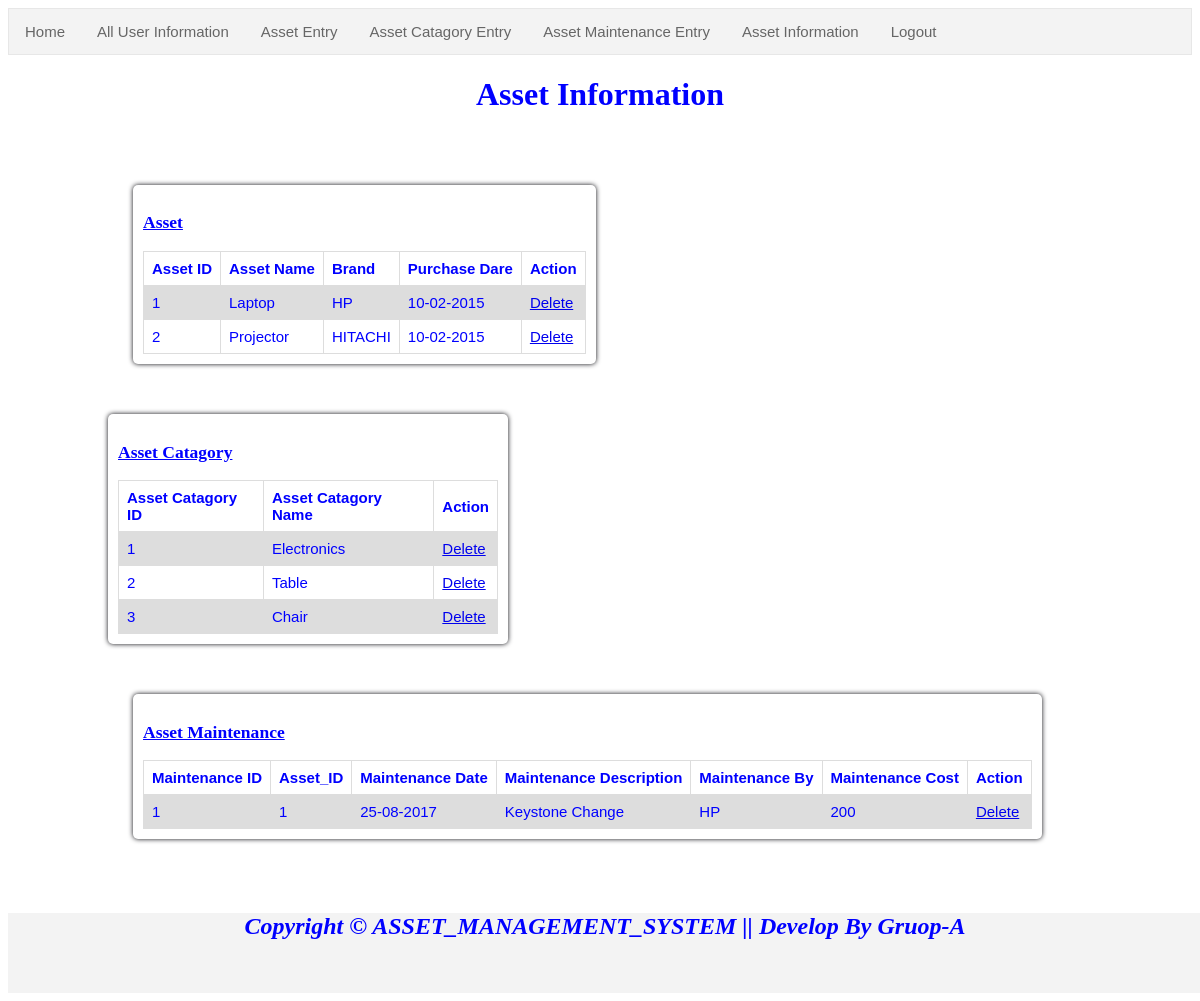
Screenshot of /asset_information.php (signed in) with the database file from the repository.
### tables this page shows
CREATE TABLE `asset` (
  `asset_id` int(10) NOT NULL,
  `asset_name` varchar(40) DEFAULT NULL,
  `u_id` int(20) DEFAULT NULL,
  `asset_catagory_id` int(10) DEFAULT NULL,
  `status` varchar(40) DEFAULT NULL,
  `model_number` varchar(40) DEFAULT NULL,
  `serial_number` varchar(40) DEFAULT NULL,
  `brand_name` varchar(40) DEFAULT NULL,
  `purchase_date` varchar(40) DEFAULT NULL,
  `pruchase_price` varchar(40) DEFAULT NULL,
  `warenty` varchar(40) DEFAULT NULL
);

CREATE TABLE `asset_catagory` (
  `asset_catagory_id` int(10) NOT NULL,
  `asset_catagory` varchar(40) DEFAULT NULL
);

CREATE TABLE `maintenance` (
  `maintenance_id` int(10) NOT NULL,
  `asset_id` int(10) DEFAULT NULL,
  `maintenance_date` varchar(40) DEFAULT NULL,
  `maintenance_description` varchar(100) DEFAULT NULL,
  `maintenance_by` varchar(40) DEFAULT NULL,
  `maintenance_cost` int(10) DEFAULT NULL
);

### asset_information.php (the view, shortened to what this page needs)
<!DOCTYPE html>
<html>
<head>
	<link rel="stylesheet" href="css/style.css">
</head>
<body>
<?php include('menu_bar.php'); ?>
	<b><h1>Asset Information</h1></b>
	<div class="asset">
		<h3><u>Asset</u></h3>
		<?php
		require('db_config.php');
		$sql = "SELECT asset_id,asset_name,brand_name,purchase_date from asset";
		$result = $link->query($sql);
		if ($result->num_rows > 0) {
			echo "<table><tr><th>Asset ID</th><th>Asset Name</th><th>Brand</th><th>Purchase Dare</th><th>Action</th></tr>";
			while($row = $result->fetch_assoc()) {
				echo "<tr><td>" . $row["asset_id"]. "</td><td>" . $row["asset_name"].
				" </td><td>" . $row["brand_name"]. " </td><td>" . $row["purchase_date"]. "</td><td><a href='asset_delete.php?asset_id=".$row["asset_id"]."'>Delete</a></td></tr>";
			}
			echo "</table>";
		} else {
			echo "0 results";
		}
		?>
	</div>
	<div class="asset_catagory">
		<h3><u>Asset Catagory</u></h3>
		<?php
		require('db_config.php');
		$sql = "SELECT asset_catagory_id,asset_catagory from asset_catagory";
		$result = $link->query($sql);
		if ($result->num_rows > 0) {
			echo "<table><tr><th>Asset Catagory ID</th><th>Asset Catagory Name</th><th>Action</th></tr>";
			while($row = $result->fetch_assoc()) {
				echo "<tr><td>" . $row["asset_catagory_id"]. "</td><td>" . $row["asset_catagory"]. "</td><td><a href='asset_delete_action.php?asset_catagory_id=".$row["asset_catagory_id"]."'>Delete</a></td></tr>";
			}
			echo "</table>";
		} else {
			echo "0 results";
		}
		?>
	</div>
	<div class="asset_maintenance">
		<h3><u>Asset Maintenance</u></h3>
		<?php
		require('db_config.php');
		$sql = "SELECT maintenance_id,asset_id,maintenance_date,maintenance_description,maintenance_by,maintenance_cost from maintenance";
		$result = $link->query($sql);
		if ($result->num_rows > 0) {
			echo "<table><tr><th>Maintenance ID</th><th>Asset_ID</th><th>Maintenance Date</th><th>Maintenance Description</th>
			<th>Maintenance By</th><th>Maintenance Cost</th><th>Action</th></tr>";
			while($row = $result->fetch_assoc()) {
				echo "<tr><td>" . $row["maintenance_id"]. "</td><td>" . $row["asset_id"]."</td><td>" .
				$row["maintenance_date"]."</td><td>" . $row["maintenance_description"]."</td><td>" .
				$row["maintenance_by"]."</td><td>" . $row["maintenance_cost"].
				"</td><td><a href='maintenance_delete_action.php?maintenance_id=".
				$row["maintenance_id"]."'>Delete</a></td></tr>";
			}
			echo "</table>";
		} else {
			echo "0 results";
		}
		?>
	</div>
	<div class="footer2">
		<?php include('footer.php'); ?>
	</div>
</body>
</html>

### css/style.css (style rules this page uses)
table { font-family: arial, sans-serif; border-collapse: collapse; width: 100%; }
td, th { border: 1px solid #dddddd; text-align: left; padding: 8px; }
tr:nth-child(even) { background-color: #dddddd; }
.asset { background: #fff; padding: 10px 10px 10px; max-width: 450px; margin: 50px 125px 0; box-shadow: 0 0 5px #0a0a0f; border-radius: 5px; font-size: 15px; color: blue; float: left; }
.asset_catagory { background: #fff; padding: 10px 10px 10px; max-width: 380px; margin: 50px 100px 0; box-shadow: 0 0 5px #0a0a0f; border-radius: 5px; font-size: 15px; color: blue; float: left; }
.asset_maintenance { background: #fff; padding: 10px 10px 10px; max-width: 900px; margin: 50px 125px 0; box-shadow: 0 0 5px #0a0a0f; border-radius: 5px; font-size: 15px; color: blue; float: left; }
b { color:blue; text-align:center; }
.footer2 { margin-top: 800px; }

### asset_information.php (style rules this page uses)
table, th, td { border: 1px solid black; }

### rows the page displays
asset: asset_id "1", asset_name "Laptop", brand_name "HP", purchase_date "10-02-2015"
asset: asset_id "2", asset_name "Projector", brand_name "HITACHI", purchase_date "10-02-2015"
asset_catagory: asset_catagory_id "1", asset_catagory "Electronics"
asset_catagory: asset_catagory_id "2", asset_catagory "Table"
asset_catagory: asset_catagory_id "3", asset_catagory "Chair"
maintenance: maintenance_id "1", asset "1", maintenance_date "25-08-2017", maintenance_description "Keystone Change", maintenance_by "HP", maintenance_cost "200"
